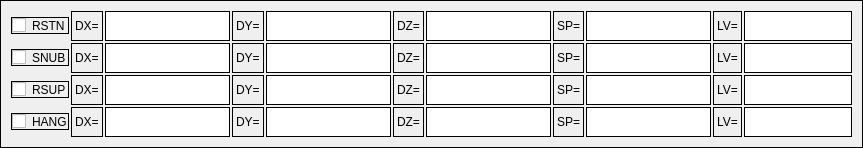
                 <widget class="QWidget" name="widget9_3" native="true">
                  <property name="maximumSize">
                   <size>
                    <width>1000</width>
                    <height>16777215</height>
                   </size>
                  </property>
                  <property name="styleSheet">
                   <string notr="true">border:0.5px solid black;
font: 12px;
</string>
                  </property>
                  <layout class="QGridLayout" name="gridLayout_15">
                   <property name="spacing">
                    <number>2</number>
                   </property>
                   <item row="0" column="3">
                    <widget class="QLabel" name="label_28">
                     <property name="styleSheet">
                      <string notr="true">font: 12px;</string>
                     </property>
                     <property name="text">
                      <string>DY=</string>
                     </property>
                    </widget>
                   </item>
                   <item row="1" column="1">
                    <widget class="QLabel" name="label_62">
                     <property name="styleSheet">
                      <string notr="true">font: 12px;</string>
                     </property>
                     <property name="text">
                      <string>DX=</string>
                     </property>
                    </widget>
                   </item>
                   <item row="0" column="0">
                    <widget class="QCheckBox" name="RSTN_2">
                     <property name="styleSheet">
                      <string notr="true">font: 12px;</string>
                     </property>
                     <property name="text">
                      <string>RSTN</string>
                     </property>
                    </widget>
                   </item>
                   <item row="1" column="8">
                    <widget class="QLineEdit" name="SNUB_SP_2">
                     <property name="minimumSize">
                      <size>
                       <width>30</width>
                       <height>30</height>
                      </size>
                     </property>
                     <property name="styleSheet">
                      <string notr="true">font: 75 10pt;</string>
                     </property>
                    </widget>
                   </item>
                   <item row="0" column="1">
                    <widget class="QLabel" name="label_33">
                     <property name="styleSheet">
                      <string notr="true">font: 12px;</string>
                     </property>
                     <property name="text">
                      <string>DX=</string>
                     </property>
                    </widget>
                   </item>
                   <item row="2" column="7">
                    <widget class="QLabel" name="label_106">
                     <property name="styleSheet">
                      <string notr="true">font: 12px;</string>
                     </property>
                     <property name="text">
                      <string>SP=</string>
                     </property>
                    </widget>
                   </item>
                   <item row="2" column="1">
                    <widget class="QLabel" name="label_60">
                     <property name="styleSheet">
                      <string notr="true">font: 12px;</string>
                     </property>
                     <property name="text">
                      <string>DX=</string>
                     </property>
                    </widget>
                   </item>
                   <item row="3" column="0">
                    <widget class="QCheckBox" name="HANG_2">
                     <property name="styleSheet">
                      <string notr="true">font: 12px;</string>
                     </property>
                     <property name="text">
                      <string>HANG</string>
                     </property>
                    </widget>
                   </item>
                   <item row="3" column="8">
                    <widget class="QLineEdit" name="HANG_SP_2">
                     <property name="minimumSize">
                      <size>
                       <width>30</width>
                       <height>30</height>
                      </size>
                     </property>
                     <property name="styleSheet">
                      <string notr="true">font: 75 10pt;</string>
                     </property>
                    </widget>
                   </item>
                   <item row="3" column="6">
                    <widget class="QLineEdit" name="HANG_DZ_2">
                     <property name="minimumSize">
                      <size>
                       <width>30</width>
                       <height>30</height>
                      </size>
                     </property>
                     <property name="styleSheet">
                      <string notr="true">font: 75 10pt;</string>
                     </property>
                    </widget>
                   </item>
                   <item row="2" column="6">
                    <widget class="QLineEdit" name="RSUP_DZ_2">
                     <property name="minimumSize">
                      <size>
                       <width>30</width>
                       <height>30</height>
                      </size>
                     </property>
                     <property name="styleSheet">
                      <string notr="true">font: 75 10pt;</string>
                     </property>
                    </widget>
                   </item>
                   <item row="3" column="1">
                    <widget class="QLabel" name="label_61">
                     <property name="styleSheet">
                      <string notr="true">font: 12px;</string>
                     </property>
                     <property name="text">
                      <string>DX=</string>
                     </property>
                    </widget>
                   </item>
                   <item row="0" column="9">
                    <widget class="QLabel" name="label_75">
                     <property name="styleSheet">
                      <string notr="true">font: 12px;</string>
                     </property>
                     <property name="text">
                      <string>LV=</string>
                     </property>
                    </widget>
                   </item>
                   <item row="2" column="9">
                    <widget class="QLabel" name="label_77">
                     <property name="styleSheet">
                      <string notr="true">font: 12px;</string>
                     </property>
                     <property name="text">
                      <string>LV=</string>
                     </property>
                    </widget>
                   </item>
                   <item row="0" column="4">
                    <widget class="QLineEdit" name="RSTN_DY_2">
                     <property name="minimumSize">
                      <size>
                       <width>30</width>
                       <height>30</height>
                      </size>
                     </property>
                     <property name="styleSheet">
                      <string notr="true">font: 75 10pt;</string>
                     </property>
                     <property name="text">
                      <string/>
                     </property>
                    </widget>
                   </item>
                   <item row="3" column="4">
                    <widget class="QLineEdit" name="HANG_DY_2">
                     <property name="minimumSize">
                      <size>
                       <width>30</width>
                       <height>30</height>
                      </size>
                     </property>
                     <property name="styleSheet">
                      <string notr="true">font: 75 10pt;</string>
                     </property>
                    </widget>
                   </item>
                   <item row="1" column="6">
                    <widget class="QLineEdit" name="SNUB_DZ_2">
                     <property name="minimumSize">
                      <size>
                       <width>30</width>
                       <height>30</height>
                      </size>
                     </property>
                     <property name="styleSheet">
                      <string notr="true">font: 75 10pt;</string>
                     </property>
                    </widget>
                   </item>
                   <item row="0" column="5">
                    <widget class="QLabel" name="label_32">
                     <property name="styleSheet">
                      <string notr="true">font: 12px;</string>
                     </property>
                     <property name="text">
                      <string>DZ=</string>
                     </property>
                    </widget>
                   </item>
                   <item row="3" column="9">
                    <widget class="QLabel" name="label_78">
                     <property name="styleSheet">
                      <string notr="true">font: 12px;</string>
                     </property>
                     <property name="text">
                      <string>LV=</string>
                     </property>
                    </widget>
                   </item>
                   <item row="1" column="9">
                    <widget class="QLabel" name="label_76">
                     <property name="styleSheet">
                      <string notr="true">font: 12px;</string>
                     </property>
                     <property name="text">
                      <string>LV=</string>
                     </property>
                    </widget>
                   </item>
                   <item row="1" column="2">
                    <widget class="QLineEdit" name="SNUB_DX_2">
                     <property name="minimumSize">
                      <size>
                       <width>30</width>
                       <height>30</height>
                      </size>
                     </property>
                     <property name="styleSheet">
                      <string notr="true">font: 75 10pt;</string>
                     </property>
                    </widget>
                   </item>
                   <item row="2" column="2">
                    <widget class="QLineEdit" name="RSUP_DX_2">
                     <property name="minimumSize">
                      <size>
                       <width>30</width>
                       <height>30</height>
                      </size>
                     </property>
                     <property name="styleSheet">
                      <string notr="true">font: 75 10pt;</string>
                     </property>
                    </widget>
                   </item>
                   <item row="3" column="2">
                    <widget class="QLineEdit" name="HANG_DX_2">
                     <property name="minimumSize">
                      <size>
                       <width>30</width>
                       <height>30</height>
                      </size>
                     </property>
                     <property name="styleSheet">
                      <string notr="true">font: 75 10pt;</string>
                     </property>
                    </widget>
                   </item>
                   <item row="2" column="3">
                    <widget class="QLabel" name="label_59">
                     <property name="styleSheet">
                      <string notr="true">font: 12px;</string>
                     </property>
                     <property name="text">
                      <string>DY=</string>
                     </property>
                    </widget>
                   </item>
                   <item row="1" column="10">
                    <widget class="QLineEdit" name="SNUB_LV_2">
                     <property name="minimumSize">
                      <size>
                       <width>30</width>
                       <height>30</height>
                      </size>
                     </property>
                    </widget>
                   </item>
                   <item row="1" column="7">
                    <widget class="QLabel" name="label_104">
                     <property name="styleSheet">
                      <string notr="true">font: 12px;</string>
                     </property>
                     <property name="text">
                      <string>SP=</string>
                     </property>
                    </widget>
                   </item>
                   <item row="2" column="4">
                    <widget class="QLineEdit" name="RSUP_DY_2">
                     <property name="minimumSize">
                      <size>
                       <width>30</width>
                       <height>30</height>
                      </size>
                     </property>
                     <property name="styleSheet">
                      <string notr="true">font: 75 10pt;</string>
                     </property>
                    </widget>
                   </item>
                   <item row="3" column="3">
                    <widget class="QLabel" name="label_49">
                     <property name="styleSheet">
                      <string notr="true">font: 12px;</string>
                     </property>
                     <property name="text">
                      <string>DY=</string>
                     </property>
                    </widget>
                   </item>
                   <item row="0" column="7">
                    <widget class="QLabel" name="label_31">
                     <property name="styleSheet">
                      <string notr="true">font: 12px;</string>
                     </property>
                     <property name="text">
                      <string>SP=</string>
                     </property>
                    </widget>
                   </item>
                   <item row="1" column="5">
                    <widget class="QLabel" name="label_95">
                     <property name="styleSheet">
                      <string notr="true">font: 12px;</string>
                     </property>
                     <property name="text">
                      <string>DZ=</string>
                     </property>
                    </widget>
                   </item>
                   <item row="1" column="3">
                    <widget class="QLabel" name="label_54">
                     <property name="styleSheet">
                      <string notr="true">font: 12px;</string>
                     </property>
                     <property name="text">
                      <string>DY=</string>
                     </property>
                    </widget>
                   </item>
                   <item row="1" column="4">
                    <widget class="QLineEdit" name="SNUB_DY_2">
                     <property name="minimumSize">
                      <size>
                       <width>30</width>
                       <height>30</height>
                      </size>
                     </property>
                     <property name="styleSheet">
                      <string notr="true">font: 75 10pt;</string>
                     </property>
                    </widget>
                   </item>
                   <item row="2" column="10">
                    <widget class="QLineEdit" name="RSUP_LV_2">
                     <property name="minimumSize">
                      <size>
                       <width>30</width>
                       <height>30</height>
                      </size>
                     </property>
                    </widget>
                   </item>
                   <item row="3" column="5">
                    <widget class="QLabel" name="label_93">
                     <property name="styleSheet">
                      <string notr="true">font: 12px;</string>
                     </property>
                     <property name="text">
                      <string>DZ=</string>
                     </property>
                    </widget>
                   </item>
                   <item row="2" column="5">
                    <widget class="QLabel" name="label_105">
                     <property name="styleSheet">
                      <string notr="true">font: 12px;</string>
                     </property>
                     <property name="text">
                      <string>DZ=</string>
                     </property>
                    </widget>
                   </item>
                   <item row="1" column="0">
                    <widget class="QCheckBox" name="SNUB_2">
                     <property name="styleSheet">
                      <string notr="true">font: 12px;</string>
                     </property>
                     <property name="text">
                      <string>SNUB</string>
                     </property>
                    </widget>
                   </item>
                   <item row="3" column="7">
                    <widget class="QLabel" name="label_91">
                     <property name="styleSheet">
                      <string notr="true">font: 12px;</string>
                     </property>
                     <property name="text">
                      <string>SP=</string>
                     </property>
                    </widget>
                   </item>
                   <item row="2" column="0">
                    <widget class="QCheckBox" name="RSUP_2">
                     <property name="styleSheet">
                      <string notr="true">font: 12px;</string>
                     </property>
                     <property name="text">
                      <string>RSUP</string>
                     </property>
                    </widget>
                   </item>
                   <item row="2" column="8">
                    <widget class="QLineEdit" name="RSUP_SP_2">
                     <property name="minimumSize">
                      <size>
                       <width>30</width>
                       <height>30</height>
                      </size>
                     </property>
                     <property name="styleSheet">
                      <string notr="true">font: 75 10pt;</string>
                     </property>
                    </widget>
                   </item>
                   <item row="0" column="6">
                    <widget class="QLineEdit" name="RSTN_DZ_2">
                     <property name="minimumSize">
                      <size>
                       <width>30</width>
                       <height>30</height>
                      </size>
                     </property>
                     <property name="styleSheet">
                      <string notr="true">font: 75 10pt;</string>
                     </property>
                    </widget>
                   </item>
                   <item row="0" column="2">
                    <widget class="QLineEdit" name="RSTN_DX_2">
                     <property name="minimumSize">
                      <size>
                       <width>30</width>
                       <height>30</height>
                      </size>
                     </property>
                     <property name="styleSheet">
                      <string notr="true">font: 75 10pt;</string>
                     </property>
                     <property name="text">
                      <string/>
                     </property>
                    </widget>
                   </item>
                   <item row="0" column="10">
                    <widget class="QLineEdit" name="RSTN_LV_2">
                     <property name="minimumSize">
                      <size>
                       <width>30</width>
                       <height>30</height>
                      </size>
                     </property>
                     <property name="text">
                      <string/>
                     </property>
                    </widget>
                   </item>
                   <item row="0" column="8">
                    <widget class="QLineEdit" name="RSTN_SP_2">
                     <property name="minimumSize">
                      <size>
                       <width>30</width>
                       <height>30</height>
                      </size>
                     </property>
                     <property name="styleSheet">
                      <string notr="true">font: 75 10pt;</string>
                     </property>
                     <property name="text">
                      <string/>
                     </property>
                    </widget>
                   </item>
                   <item row="3" column="10">
                    <widget class="QLineEdit" name="HANG_LV_2">
                     <property name="minimumSize">
                      <size>
                       <width>30</width>
                       <height>30</height>
                      </size>
                     </property>
                    </widget>
                   </item>
                  </layout>
                 </widget>
